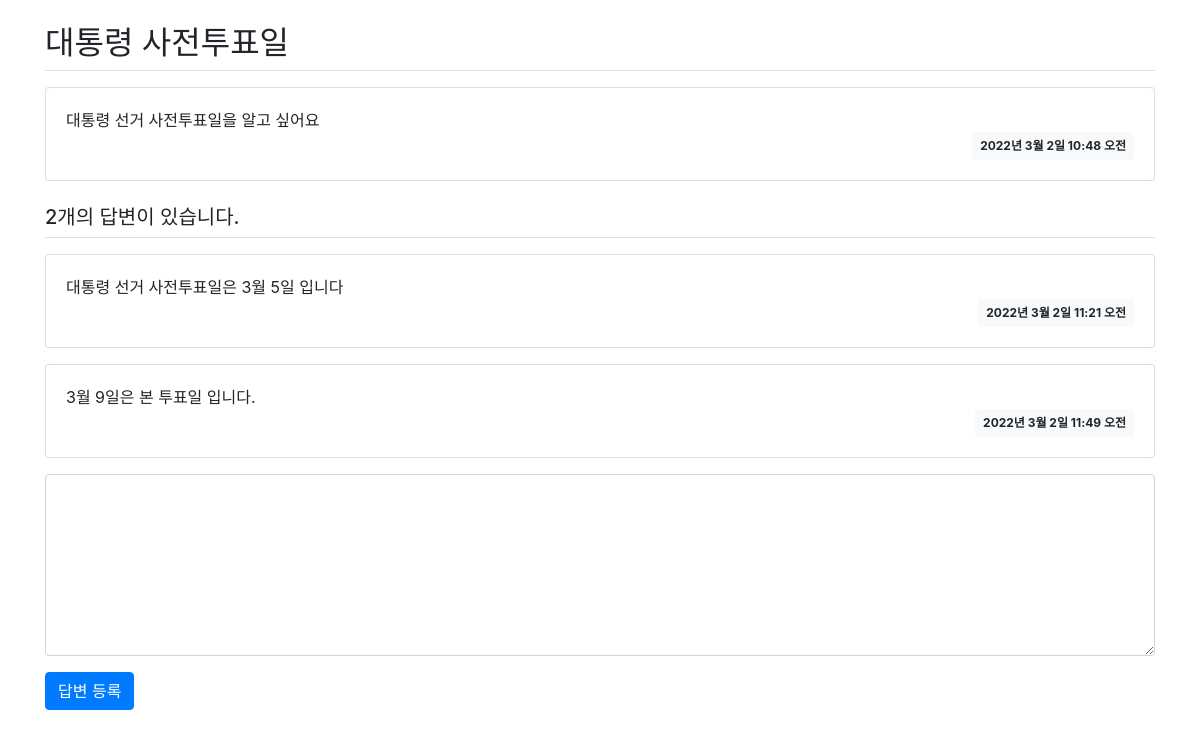
Before: /board/1/ with the older database file.
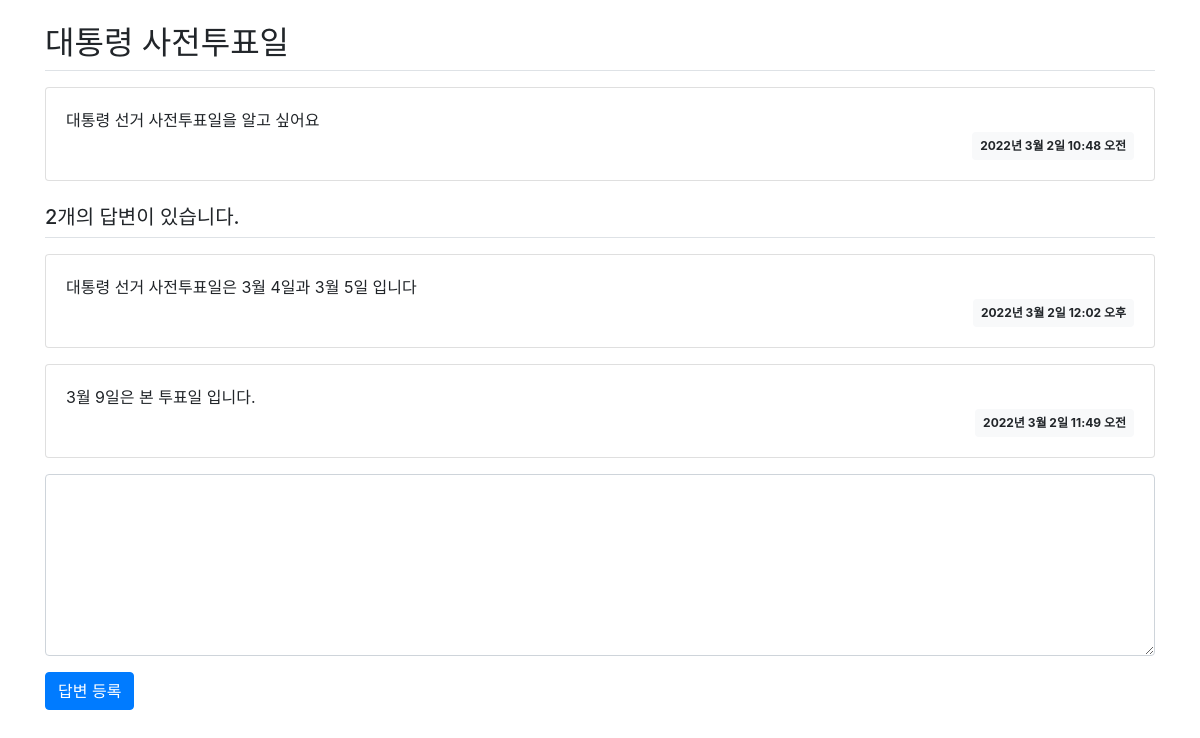
After: the same page with the newer database file.
### board/models.py (models this page shows, shortened)
class Answer(models.Model):
    content = models.TextField()
    create_date = models.DateTimeField()
    question = models.ForeignKey(Question, on_delete=models.CASCADE)

### board/views.py (the view)
# urls.py: path('<int:question_id>/', views.detail, name='detail'), #127.0.0.1:8000/board/1/
def detail(request, question_id):
    question = get_object_or_404(Question, pk=question_id)  # url 경로 오류처리
    context =  {'question':question}
    return render(request, 'board/detail.html', context)

### templates/board/detail.html (shortened to what this page needs)
<!DOCTYPE html>
{% load static %}
<html lang="ko">
<head>
    <link rel="stylesheet" href="{% static 'board/css/bootstrap.css/' %}">
</head>
<body>
    <div class="container my-3">
       <h2 class="border-bottom py-2">{{ question.subject }}</h2>
        <div class="card my-3">
            <div class="card-body">
                <div class="card-text">{{ question.content }}</div>
                <div class="d-flex justify-content-end">
                    <div class="badge badge-light p-2">
                        {{ question.create_date }}
                    </div>
                </div>
            </div>
        </div>
        <h5 class="border-bottom my-3 py-2">
            {{ question.answer_set.count }}개의 답변이 있습니다.
        </h5>
        {% for answer in question.answer_set.all %}
        <div class="card my-3">
            <div class="card-body">
                <div class="card-text">{{ answer.content }}</div>
                <div class="d-flex justify-content-end">
                    <div class="badge badge-light p-2">
                        {{ answer.create_date }}
                    </div>
                </div>
            </div>
        </div>
        {% endfor %}
        <form action="{% url 'board:answer_create' question.id %}" method="post">
          <div class="form-group">
              <textarea name="content" rows="7" cols="60" class="form-control"></textarea>
          </div>
          <input type="submit" value="답변 등록" class="btn btn-primary">
      </form>
    </div>
</body>
</html>

Changed rows visible on the page:
changed Answer: content "대통령 선거 사전투표일은 3월 5일 입니다" → "대통령 선거 사전투표일은 3월 4일과 3월 5일 입니다"; create_date "2022년 3월 2일 11:21 오전" → "2022년 3월 2일 12:02 오후"
